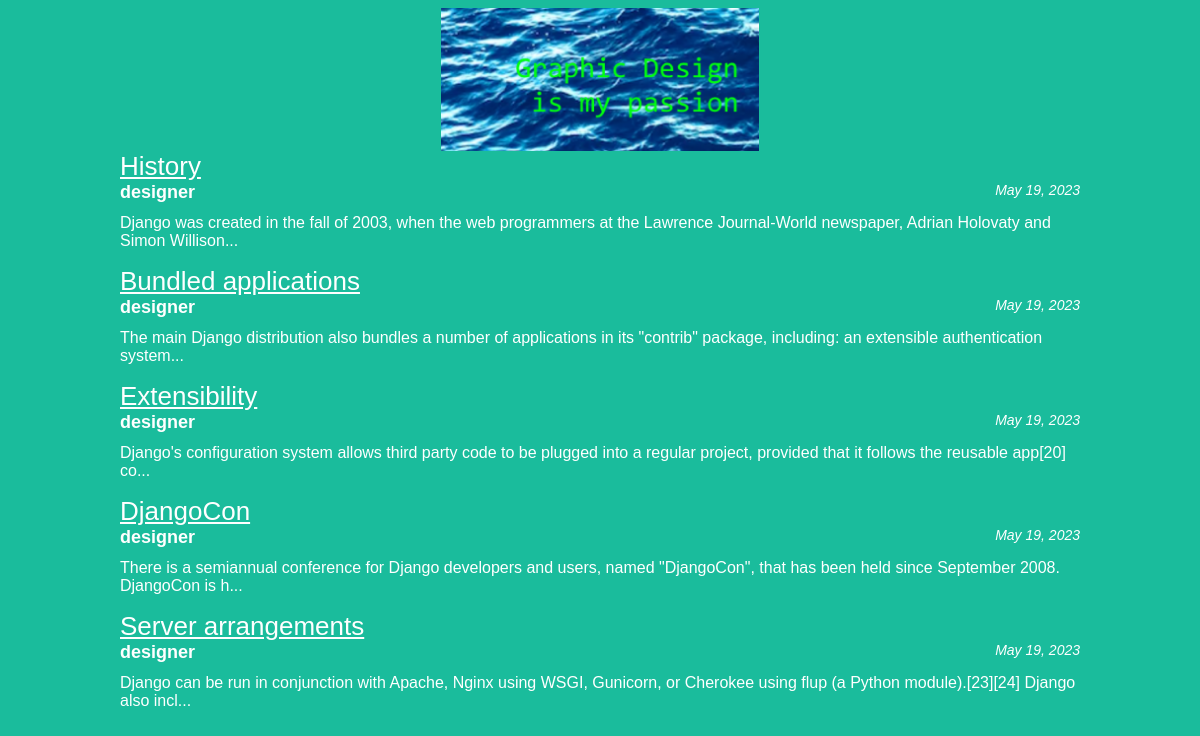
The page / on the database its author committed.
### articles/models.py (models this page shows, shortened)
class Article(models.Model):
    title = models.CharField(max_length=200)
    author = models.ForeignKey(User, on_delete=models.CASCADE)
    text = models.TextField()
    created_date = models.DateField(auto_now_add=True)
    def get_excerpt(self):
        return self.text[:140] + "..." if len(self.text) > 140 else self.text

### articles/views.py (the view)
# urls.py: path('', views.archive, name='home'),
def archive(request):
    return render(request, 'archive.html', {"posts": Article.objects.all()})

### articles/templates/archive.html (shortened to what this page needs)
<!DOCTYPE html>
<html>
    <head>
    </head>
    <body class="archive">
    <link rel="stylesheet" href="{{ STATIC_URL }}/static/css/article.css">
        <div class="header">
            <img src="{{ STATIC_URL }} /static/images/logo.png" />
        </div>
            <div class="archive">
             {% for post in posts %}
                <div class="one-post">
                    <a href="{% url 'get_article' post.id%}" class="article-title">{{ post.title }}</a>
                    <div class="article-info">
                    <div class="article-author">{{ post.author.username }}</div>
                    <div class="article-created-date">{{ post.created_date }}</div>
                </div>
                <p class="article-text">{{ post.get_excerpt }}</p>
            </div>
            {% endfor %}
        </div>
    </body>
</html>

### articles/static/css/article.css (style rules this page uses)
body { background: #1abc9c; font-family: Tahoma, Arial, sans-serif; color: #ffffff; }
.article-author { font-weight: bold; font-size: 18px; width: 50%; float: left; }
.article-created-date { text-align: right; font-size: 14px; font-style: italic; }
.archive { width: 960px; margin-left: auto; margin-right: auto; }
.archive img { display: block; margin-left: auto; margin-right: auto; }
.archive a { color: #ffffff; font-size: 26px; }
.header img { width: 318px; margin-left: auto; margin-right: auto; }
.article-title { text-align:left; font-size: 28px; }

### rows shown on the page
Article: title "History", author.username "designer", created_date "May 19, 2023", get_excerpt "Django was created in the fall of 2003, when the web programmers at the Lawrence Journal-World newspaper, Adrian Holovaty and Simon Willison..."
Article: title "Bundled applications", author.username "designer", created_date "May 19, 2023", get_excerpt "The main Django distribution also bundles a number of applications in its \"contrib\" package, including: an extensible authentication system..."
Article: title "Extensibility", author.username "designer", created_date "May 19, 2023", get_excerpt "Django's configuration system allows third party code to be plugged into a regular project, provided that it follows the reusable app[20] co..."
Article: title "DjangoCon", author.username "designer", created_date "May 19, 2023", get_excerpt "There is a semiannual conference for Django developers and users, named \"DjangoCon\", that has been held since September 2008. DjangoCon is h..."
Article: title "Server arrangements", author.username "designer", created_date "May 19, 2023", get_excerpt "Django can be run in conjunction with Apache, Nginx using WSGI, Gunicorn, or Cherokee using flup (a Python module).[23][24] Django also incl..."
